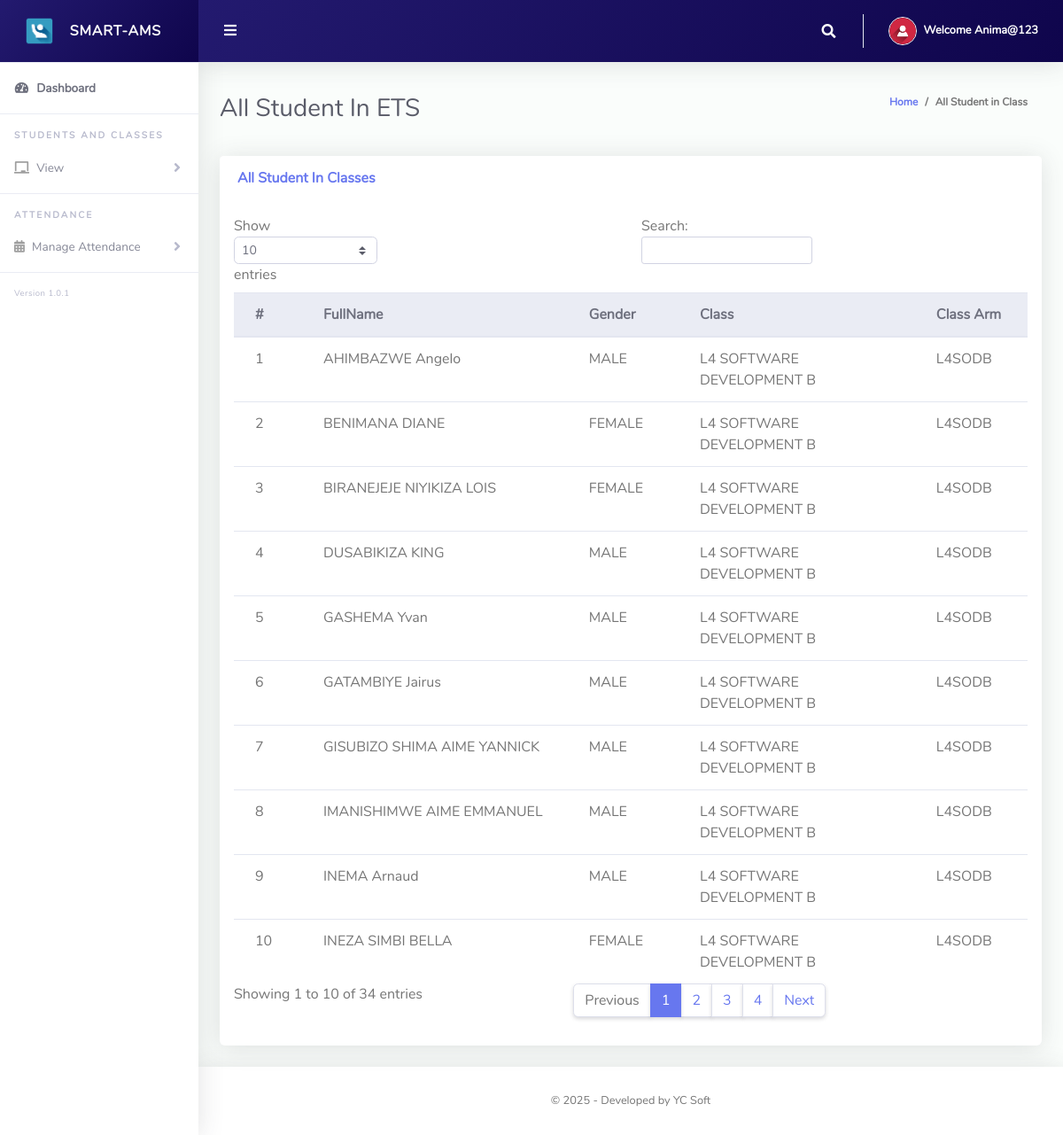
The page /ClassTeacher/viewStudents.php (signed in) on the database its author committed.
### tables this page shows
CREATE TABLE `tblclassteacher` (
  `Id` int(10) NOT NULL,
  `firstName` varchar(255) NOT NULL,
  `lastName` varchar(255) NOT NULL,
  `username` varchar(255) NOT NULL,
  `password` varchar(255) NOT NULL,
  `school` varchar(255) NOT NULL
);

CREATE TABLE `tblstudents` (
  `Id` int(10) NOT NULL,
  `name` varchar(255) NOT NULL,
  `gender` varchar(50) NOT NULL,
  `admissionNumber` varchar(255) NOT NULL,
  `classId` varchar(10) NOT NULL,
  `classArmId` varchar(10) NOT NULL,
  `dateCreated` varchar(50) NOT NULL,
  `image_path` varchar(255) DEFAULT NULL
);

CREATE TABLE `tblclass` (
  `Id` int(10) NOT NULL,
  `level` varchar(255) NOT NULL,
  `className` varchar(255) NOT NULL,
  `totalStudents` int(255) NOT NULL,
  `boys` int(255) NOT NULL,
  `girls` int(255) NOT NULL,
  `school` varchar(255) NOT NULL
);

CREATE TABLE `tblclassarms` (
  `Id` int(10) NOT NULL,
  `classId` varchar(10) NOT NULL,
  `classArmName` varchar(255) NOT NULL,
  `isAssigned` varchar(10) NOT NULL
);

### ClassTeacher/viewStudents.php (the view, shortened to what this page needs)
<?php
include '../Includes/dbcon.php';
?>
<!DOCTYPE html>
<html lang="en">
<head>
  <link href="../vendor/fontawesome-free/css/all.min.css" rel="stylesheet" type="text/css">
  <link href="../vendor/bootstrap/css/bootstrap.min.css" rel="stylesheet" type="text/css">
  <link href="css/ruang-admin.min.css" rel="stylesheet">
</head>
<body id="page-top">
  <div id="wrapper">
      <?php include "Includes/sidebar.php";?>
    <div id="content-wrapper" class="d-flex flex-column">
      <div id="content">
       <?php include "Includes/topbar.php";?>
        <div class="container-fluid" id="container-wrapper">
          <div class="d-sm-flex align-items-center justify-content-between mb-4">
            <h1 class="h3 mb-0 text-gray-800">All Student In <?php echo $s?></h1>
            <ol class="breadcrumb">
              <li class="breadcrumb-item"><a href="./">Home</a></li>
              <li class="breadcrumb-item active" aria-current="page">All Student in Class</li>
            </ol>
          </div>
          <div class="row">
            <div class="col-lg-12">
                 <div class="row">
              <div class="col-lg-12">
              <div class="card mb-4">
                <div class="card-header py-3 d-flex flex-row align-items-center justify-content-between">
                  <h6 class="m-0 font-weight-bold text-primary">All Student In Classes</h6>
                </div>
                <div class="table-responsive p-3">
                  <table class="table align-items-center table-flush table-hover" id="dataTableHover">
                    <thead class="thead-light">
                      <tr>
                        <th>#</th>
                        <th>FullName</th>
                        <th>Gender</th>
                        <th>Class</th>
                        <th>Class Arm</th>
                      </tr>
                    </thead>
                    <tbody>
                  <?php
                  $query = "SELECT tblstudents.Id,tblclass.className,tblclassarms.classArmName,tblclassarms.Id AS classArmId,tblstudents.name,tblstudents.gender,tblstudents.admissionNumber,tblstudents.dateCreated
                  FROM tblstudents
                  INNER JOIN tblclass ON tblclass.Id = tblstudents.classId
                  INNER JOIN tblclassarms ON tblclassarms.Id = tblstudents.classArmId
                  WHERE tblclass.school = '$s'
                  ";
                  $rs = $conn->query($query);
                      $num = $rs->num_rows;
                      $sn=0;
                      if($num > 0)
                      {
                        while ($rows = $rs->fetch_assoc())
                          {
                             $sn = $sn + 1;
                            echo"
                              <tr>
                                <td>".$sn."</td>
                                <td>".$rows['name']."</td>
                                <td>".$rows['gender']."</td>
                                <td>".$rows['className']."</td>
                                <td>".$rows['classArmName']."</td>
                              </tr>";
                          }
                      }
                      else
                      {
                           echo
                           "<div class='alert alert-danger' role='alert'>
                            No Record Found!
                            </div>";
                      }
                      ?>
                    </tbody>
                  </table>
                </div>
              </div>
            </div>
            </div>
          </div>
        </div>
      </div>
       <?php include "Includes/footer.php";?>
    </div>
  </div>
</body>
</html>

### ClassTeacher/Includes/topbar.php (shortened to what this page needs)
<?php
  $query = "SELECT * FROM tblclassteacher WHERE Id = ".$_SESSION['userId']."";
  $rs = $conn->query($query);
  $rows = $rs->fetch_assoc();
  $fullName = $rows['username'];
  $s = $rows['school'];
?>
<nav class="navbar navbar-expand navbar-light  topbar mb-4 static-top asc">
          <button id="sidebarToggleTop" class="btn btn-link rounded-circle mr-3">
            <i class="fa fa-bars"></i>
          </button>
          <ul class="navbar-nav ml-auto">
            <li class="nav-item dropdown no-arrow">
              <a class="nav-link dropdown-toggle" href="#" id="searchDropdown" role="button" data-toggle="dropdown"
                aria-haspopup="true" aria-expanded="false">
                <i class="fas fa-search fa-fw"></i>
              </a>
            </li>
            <li class="nav-item dropdown no-arrow">
              <a class="nav-link dropdown-toggle" href="#" id="userDropdown" role="button" data-toggle="dropdown"
                aria-haspopup="true" aria-expanded="false">
                <img class="img-profile rounded-circle" src="img/user-icn.png" style="max-width: 60px">
                <span class="ml-2 d-none d-lg-inline text-white small"><b>Welcome <?php echo $fullName;?></b></span>
              </a>
            </li>
          </ul>
        </nav>

### ClassTeacher/Includes/topbar.php (style rules this page uses)
.asc { background: linear-gradient(130deg, #231a6f, #0f054c); }

### rows shown on the page
tblclassteacher: username "Anima@123", school "ETS"
tblstudents: name "AHIMBAZWE Angelo", gender "MALE", classId.className "L4 SOFTWARE DEVELOPMENT B", classArmId.classArmName "L4SODB"
tblstudents: name "BENIMANA DIANE", gender "FEMALE", classId.className "L4 SOFTWARE DEVELOPMENT B", classArmId.classArmName "L4SODB"
tblstudents: name "BIRANEJEJE NIYIKIZA LOIS", gender "FEMALE", classId.className "L4 SOFTWARE DEVELOPMENT B", classArmId.classArmName "L4SODB"
tblstudents: name "DUSABIKIZA KING", gender "MALE", classId.className "L4 SOFTWARE DEVELOPMENT B", classArmId.classArmName "L4SODB"
tblstudents: name "GASHEMA Yvan", gender "MALE", classId.className "L4 SOFTWARE DEVELOPMENT B", classArmId.classArmName "L4SODB"
tblstudents: name "GATAMBIYE Jairus", gender "MALE", classId.className "L4 SOFTWARE DEVELOPMENT B", classArmId.classArmName "L4SODB"
tblstudents: name "GISUBIZO SHIMA AIME YANNICK", gender "MALE", classId.className "L4 SOFTWARE DEVELOPMENT B", classArmId.classArmName "L4SODB"
tblstudents: name "IMANISHIMWE AIME EMMANUEL", gender "MALE", classId.className "L4 SOFTWARE DEVELOPMENT B", classArmId.classArmName "L4SODB"
tblstudents: name "INEMA Arnaud", gender "MALE", classId.className "L4 SOFTWARE DEVELOPMENT B", classArmId.classArmName "L4SODB"
tblstudents: name "INEZA SIMBI BELLA", gender "FEMALE", classId.className "L4 SOFTWARE DEVELOPMENT B", classArmId.classArmName "L4SODB"
